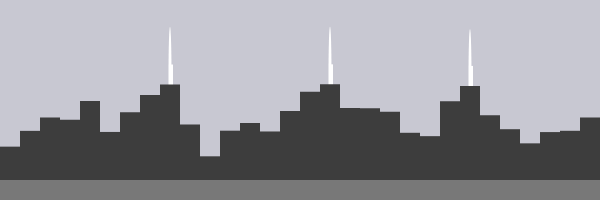
Frame 1 (no input)
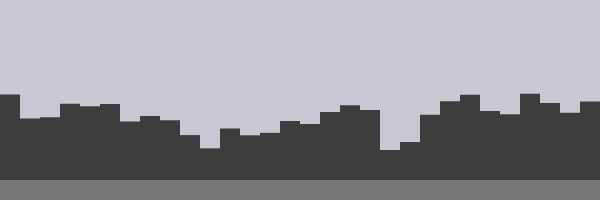
Frame 60 (no input)
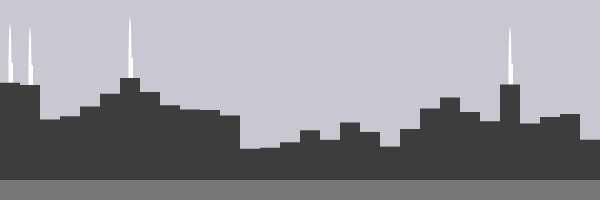
Frame 120 (the mouse pressed at the canvas centre since frame 60)

The p5.js sketch that drew these frames (run headless with seeded random() and noise() and a simulated clock; from frame 60 on, the mouse is pressed at the canvas centre):

// p5.js sketch
// ── sketch.js
// require https://cdnjs.cloudflare.com/ajax/libs/p5.js/0.7.3/p5.js
// require https://cdnjs.cloudflare.com/ajax/libs/p5.js/0.7.3/addons/p5.dom.js
// code inspo: Justin; in class example

let amplitude = 150;
let frequency = 0.02;

function setup() {
  createCanvas(600, 200);
  noStroke();
  noiseSeed(1);

  createP("Speed of Development");
  speed = createSlider(0.001, 0.02, 0.008, 0.001);
}

function draw() {
  speedBuild = speed.value();

  background(200, 200, 210);
  fill(100);
  let x = 0;
  for (x = 0; x < width; x += 20) {
    let buildingHeight =
      noise(x * frequency, frameCount * speedBuild) * amplitude;

    // build antenna for tall buildings
    if (buildingHeight > 90) {
      fill("#fff");
      rect(x + 10, height * 0.9 - buildingHeight - 20, 3, buildingHeight);
      ellipse(x + 10, height * 0.9 - buildingHeight - 10, 3, buildingHeight);
    }
    fill("#3d3d3d");
    rect(x, height * 0.9 - buildingHeight, 20, buildingHeight);
  }

  fill(120);
  rect(0, height * 0.9, width, height * 0.5);
}
